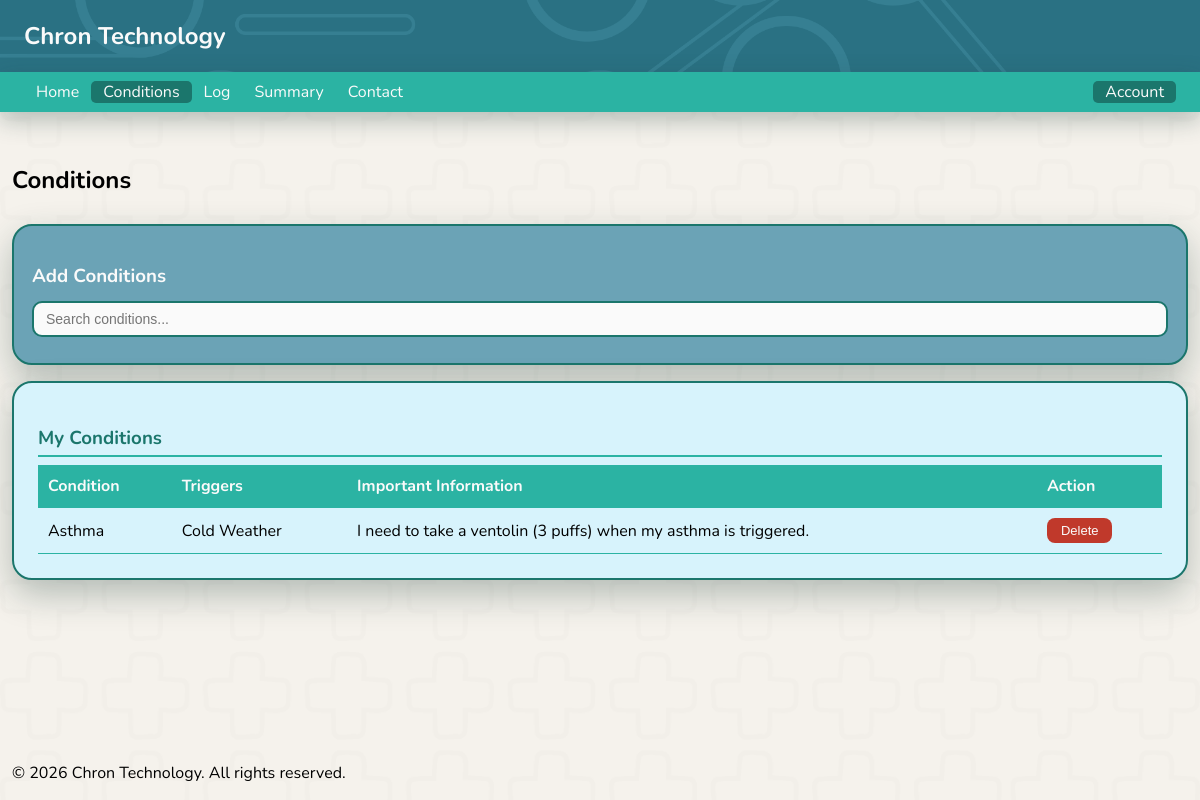
/conditions (signed in), run on the app's committed database.
### tables this page shows
CREATE TABLE conditions (
        id INTEGER PRIMARY KEY AUTOINCREMENT,
        user_id INTEGER NOT NULL,
        condition_name TEXT NOT NULL,
        triggers TEXT NULL,
        created_at TIMESTAMP DEFAULT CURRENT_TIMESTAMP, important_information TEXT NULL,
        FOREIGN KEY (user_id) REFERENCES users(id)
    );

### app.py (the view, shortened to what this page needs)
@app.route('/conditions', methods=['GET', 'POST'])
def conditions():
    user_conditions = []
    user_condition_names = []
    if session.get('user_id'):
        conn = get_user_conn()
        cursor = conn.cursor()
        cursor.execute(
            'SELECT id, condition_name, triggers, important_information FROM conditions WHERE user_id = ?',
            (session['user_id'],)
        )
        rows = cursor.fetchall()
        user_conditions = [(row[0], row[1], row[2] or '', row[3] or '') for row in rows]  # (id, name, triggers, important_info)
        user_condition_names = [row[1] for row in rows]
        conn.close()
    return render_template(
        'conditions.html',
        all_conditions=CHRONIC_CONDITIONS,
        user_conditions=user_conditions,
        user_condition_names=user_condition_names
    )

### app.py (called while the page is built)
def get_user_conn():
    return sqlite3.connect(USER_DB)

### templates/conditions.html (shortened to what this page needs)
<!DOCTYPE html>
<html lang="en">
<head>
    <link rel="stylesheet" href="/static/style.css">
</head>
<body class="index_page">
    <header>
        <nav>
            <h1 class="websitelogo">Chron Technology</h1>
        </nav>
        <div class="topnav">
            <div class="nav-left">
                <a class="notactive_page" href="/">Home</a>
                {% if session.get('user_id') %}
                <a class="active_page" href="conditions">Conditions</a>
                <a class="notactive_page" href="log">Log</a>
                <a class="notactive_page" href="summary">Summary</a>
                <a class="notactive_page" href="contact">Contact</a>
                {% endif %}
            </div>
            <div class="nav-right">
                {% if session.get('user_id') %}
                <div class="dropdown">
                    <span class="dropdown-toggle">Account</span>
                </div>
                {% else %}
                <a class="notactive_page" href="signup">SignUp</a>
                <a class="notactive_page" href="signin">SignIn</a>
                {% endif %}
            </div>
        </div>
    </header>
    <main>
        <section>
            <h2 class="topPageHeadings">Conditions</h2>
            <div class="add_condition">
                <h3>Add Conditions</h3>
                <input type="text" id="condition-search" placeholder="Search conditions..." onkeyup="filterConditions()">
            </div>
            <div class="summary-section">
                <h3>My Conditions</h3>
                {% if user_conditions %}
                <table class="summary-table">
                    <thead>
                        <tr>
                            <th>Condition</th>
                            <th>Triggers</th>
                            <th>Important Information</th>
                            <th>Action</th>
                        </tr>
                    </thead>
                    <tbody>
                        {% for id, condition, triggers, important_info in user_conditions %}
                        <tr>
                            <td>{{ condition }}</td>
                            <td>{{ triggers if triggers else '-' }}</td>
                            <td>{{ important_info if important_info else '-' }}</td>
                            <td>
                                <form action="/delete/{{ id }}" method="POST">
                                    <button type="submit" class="delete-btn">Delete</button>
                                </form>
                            </td>
                        </tr>
                        {% endfor %}
                    </tbody>
                </table>
                {% else %}
                <p class="no-data">No conditions recorded yet.</p>
                {% endif %}
            </div>
        </section>
    </main>
    <footer>
        <p>&copy; 2026 Chron Technology. All rights reserved.</p>
    </footer>
</body>
</html>

### static/style.css (style rules this page uses)
body { font-family: 'Nunito', sans-serif; }
header { position: fixed; top: 0; left: 0; width: 100%; z-index: 1000; background-color: #2a7183; background-image: url('/static/images/header_image.png'); background-repeat: no-repeat; background-size: cover; background-position: center; }
.websitelogo { padding-left: 2vw; }
.topPageHeadings { display: block; padding-bottom: 1vh; }
.index_page { background-color: #f5f2ec; background-image: url('/static/images/chron_tech_background.png'); background-repeat: no-repeat; background-size: cover; background-position: center; background-attachment: fixed; min-height: 100vh; display: flex; flex-direction: column; margin: 0; padding-left: 1vw; padding-right: 1vw; }
main { flex: 1; margin-top: 18vh; }
.websitelogo { color: #fafafa; }
.topnav { background-color:#2BB3A3; height: 5vh; display: flex; align-items: center; justify-content: space-between; box-shadow: 0 8px 25px rgba(26, 58, 53, 0.3); }
.nav-left, .nav-right { display: flex; align-items: center; }
.nav-left { padding-left: 2vw; }
.nav-right { padding-right: 2vw; }
.active_page { color: #fafafa; text-decoration: none; padding-left: 1vw; padding-right: 1vw; background-color: #1b766c; border-radius: 5px; }
.notactive_page { color: #fafafa; text-decoration: none; padding-left: 1vw; padding-right: 1vw; }
.dropdown { position: relative; }
.dropdown-toggle { color: #fafafa; cursor: pointer; padding: 0 1vw; border-radius: 5px; background-color: #1b766c; }
.add_condition { border: 2px solid #1b766c; border-radius: 20px; background-color: rgb(107, 163, 182); padding: 1.5vw; color: #fafafa; margin-top: 2vh; box-shadow: 0 14px 35px rgba(26, 58, 53, 0.3); }
.add_condition h3 { margin-bottom: 1.5vh; }
#condition-search { width: 100%; padding: 8px 12px; border: 2px solid #1b766c; border-radius: 10px; font-size: 14px; box-sizing: border-box; background-color: #fafafa; margin-bottom: 1vh; }
.delete-btn { background-color: #c0392b; color: #fafafa; border: none; padding: 5px 14px; border-radius: 8px; font-size: 13px; cursor: pointer; transition: background-color 0.2s ease; }
.summary-section { margin-top: 2vh; }
.summary-section { border: 2px solid #1b766c; border-radius: 20px; background-color: rgb(215, 243, 252); padding: 2vw; box-shadow: 0 14px 35px rgba(26, 58, 53, 0.3); }
.summary-section h3 { color: #1b766c; margin-bottom: 1vh; border-bottom: 2px solid #2BB3A3; padding-bottom: 0.5vh; }
.summary-table { width: 100%; border-collapse: collapse; margin-top: 1vh; }
.summary-table th, .summary-table td { padding: 10px; text-align: left; border-bottom: 1px solid #2BB3A3; }
.summary-table th { background-color: #2BB3A3; color: #fafafa; }
section h2 { display: inline; }

### data on the page
conditions: condition_name "Asthma", triggers "Cold Weather", important_information "I need to take a ventolin (3 puffs) when my asthma is triggered."
